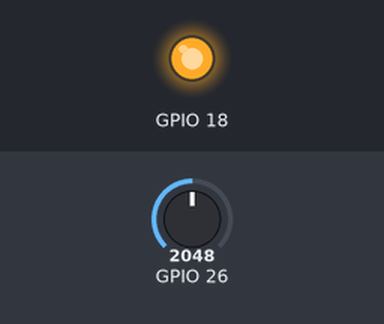
A sketch run on a simulated ESP32. Shown: output pins drawn as LEDs (lit = HIGH). Inputs (shaded band) come from the test bench; at power-on: GPIO 26 = 2048. What the sketch prints to the serial monitor is not drawn.

Above: at 5.8 s.
5.9 s: GPIO 26 set to 210
11.9 s: GPIO 26 set to 186
At 16.1 s:
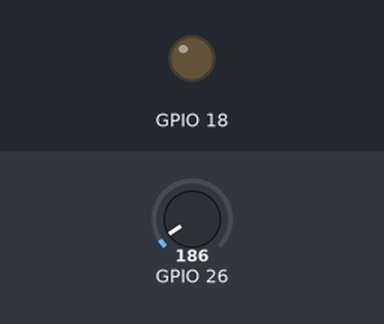
17.9 s: GPIO 26 set to 491
At 18.4 s:
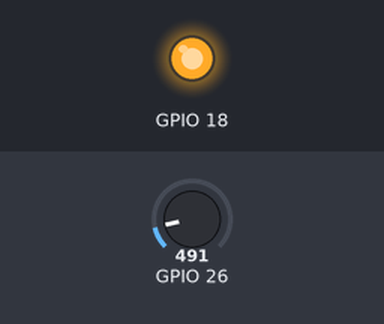
23.9 s: GPIO 26 set to 0
At 28.4 s:
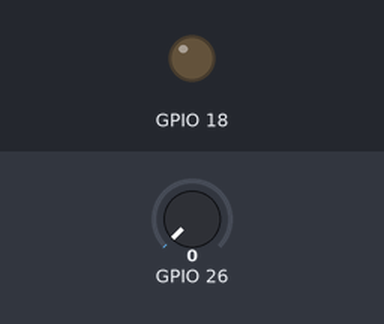
Timing chart, 0 to 29.9 s (numbered marks = the images above; inputs shaded):
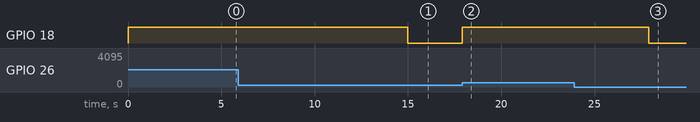

Measured:
- the behaviour switches between 201 and 200 on GPIO 26 (found by bisection; images 0 and 1)
- after the input at 11.9 s, GPIO 18: HIGH → LOW after 3.1 s
- after the input at 17.9 s, GPIO 18: LOW → HIGH at once
- after the input at 23.9 s, GPIO 18: HIGH → LOW after 4.0 s

The sketch:

Project_23_Sound_Controlled_Lamp.ino
```cpp
//**********************************************************************************
/*
 * 名称   : Sound_Controlled_LED
 * 功能   : 声音传感器控制LED
 * 作者   : http://www.keyes-robot.com/
*/
int item = 0;
void setup() {
  Serial.begin(115200); //设置串口波特率为115200
  pinMode(26, INPUT);    //将声音传感器连接到GPIO26上，并设置为输入模式
  pinMode(18, OUTPUT);  //将LED连接到GPIO18上，并设置为输出模式
}

void loop() {
  item = analogRead(26);   //声音传感器读取声音大小，将读取到的模拟值赋予变量Item
  Serial.print(item);  //串口打印声音传感器的模拟信号
  if (item > 200) {  //模拟值大于200
    digitalWrite(18, HIGH);  //打开LED
    Serial.println("  led on");
    delay(5000);  //延迟 5s
  } else {  //否则，模拟值不大于200
    digitalWrite(18, LOW);  //关闭LED
    Serial.println("  led off");
  }
}
//**********************************************************************************
```
